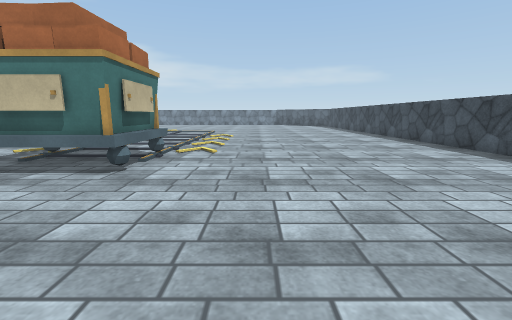
view 1 (above)

17 first-person views from a walk through a 3-D level made in the Unity game engine. The camera is 1.2 m above the floor, tilts 10° down and sees 90° across. The floor is counted in squares, 1 m on a side. Each view is taken from the middle of a square. On the plan, view 1 faces up. The plan holds only what a view shows up to about 12 squares ahead; the rest is blank. The place goes on beyond the plan. Surface patterns are stand-ins for the level's own textures.

view 2
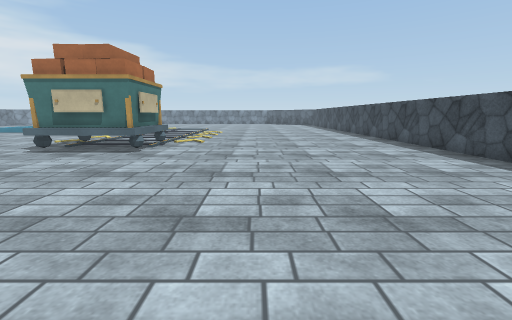

view 3
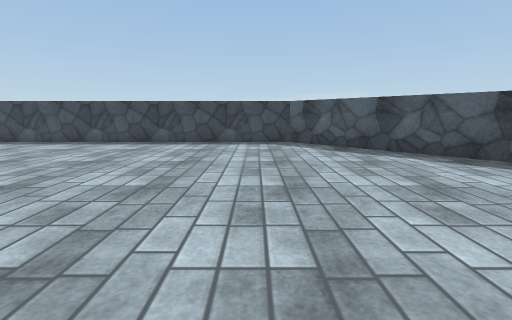

view 4
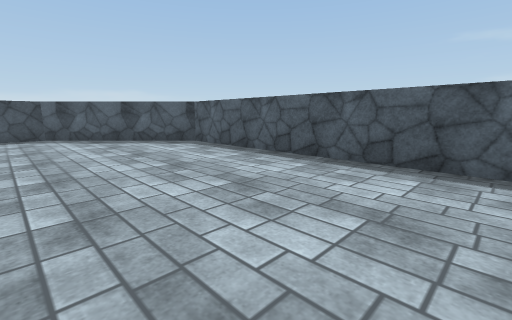

view 5
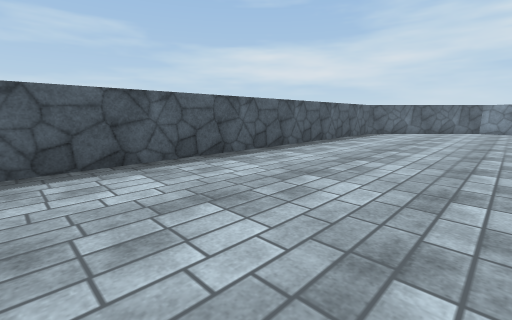

view 6
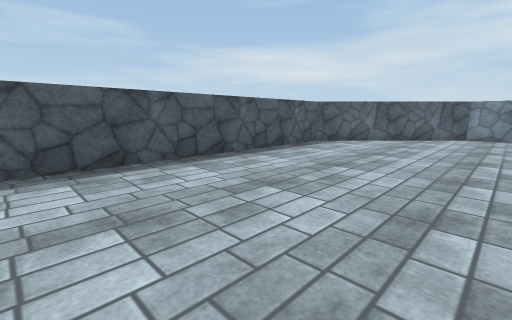

view 7
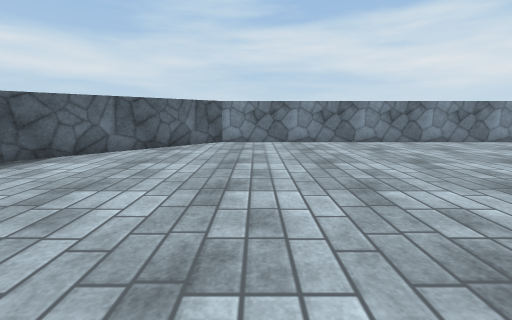

view 8
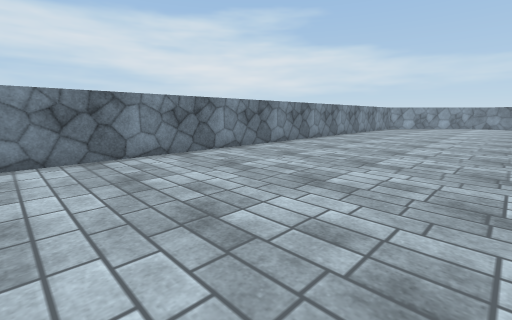

view 9
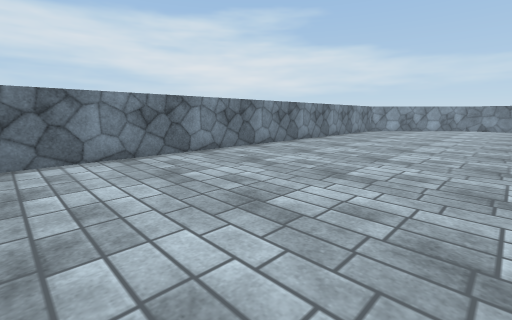

view 10
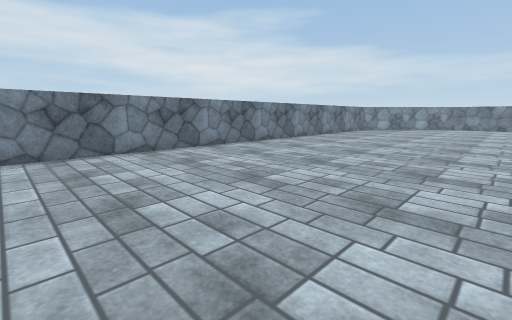

view 11
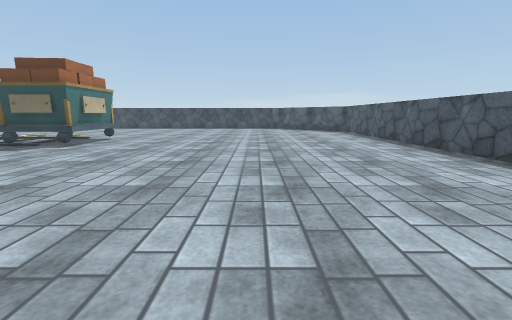

view 12
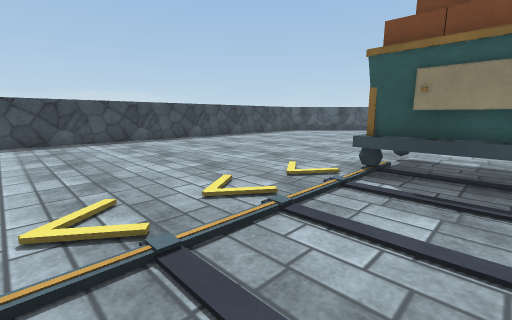

view 13
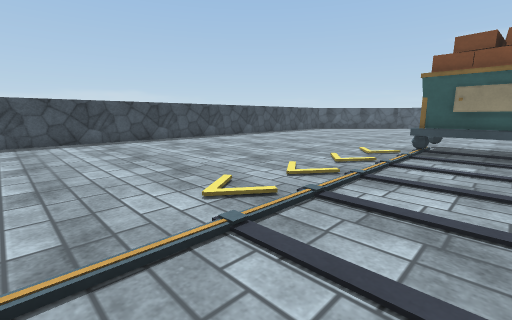

view 14
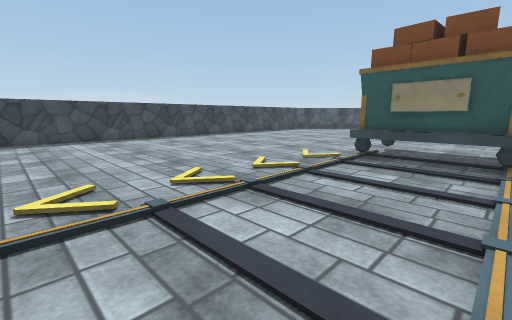

view 15
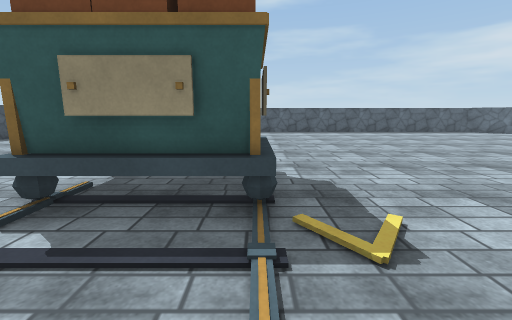

view 16
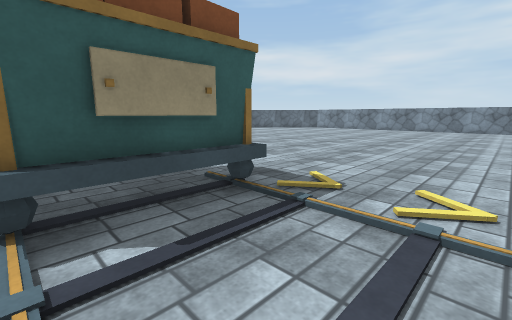

view 17
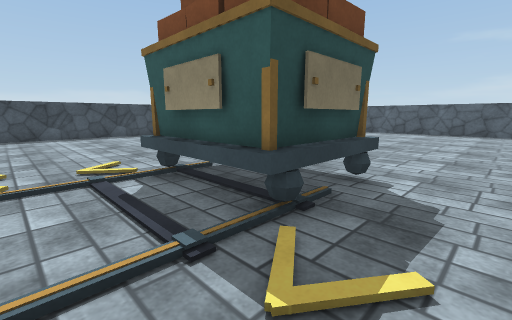

### Floor plan
Key: @ floor where view 1 was taken; # wall or solid block; . floor; O other object.
Columns run from 27 left of view 1 to 8 right of it. Each row starts with its distance up from view 1.
 17 #.........            .............#
 16 #.........            .............#
 15 #.........           ..............#
 14 #.........           ..............#
 13 #.........           ..............#
 12 #.........           ..............#
 11 #..................................#
 10 #..................................#
  9 #..................................#
  8 #....................OOOO..........#
  7 #......... ..........OOOO..........#
  6 #.........  .........OOOO..........#
  5 #........    ........OOOO..........#
  4 #........     .....................#
  3 #........    ......................#
  2 #.........  .......................#
  1 #..................................#
  0 #..........................@.......#
 -1 #..................................#
 -2 #..................................#
 -3 #..................................#
 -4 ##................................##
 -5  ##..............................##
 -6   ##............................##
 -7    ##..........................##
 -8     ##........................##
 -9      ##########################

Positions as (right, up) in squares from view 1, and headings:
1: (0, 0), facing up
2: (1, -3), facing up
3: (-4, -2), facing right
4: (-8, -2), facing down-right
5: (-5, -2), facing down-left
6: (-11, -2), facing down-left
7: (-15, -2), facing left
8: (-19, 3), facing up-left
9: (-19, 7), facing up-left
10: (-18, 6), facing up-left
11: (-16, -2), facing right
12: (-5, 13), facing down-right
13: (-5, 17), facing down-right
14: (-6, 15), facing down-right
15: (-6, 11), facing down
16: (-3, 11), facing down-left
17: (-8, 10), facing down-right
